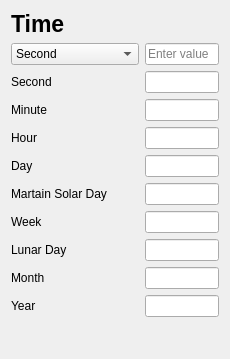
          <widget class="QWidget" name="scrollAreaWidgetContents_12">
           <property name="geometry">
            <rect>
             <x>0</x>
             <y>0</y>
             <width>230</width>
             <height>359</height>
            </rect>
           </property>
           <layout class="QGridLayout" name="gridLayout_24">
            <item row="0" column="0" colspan="3">
             <widget class="QLabel" name="label_114">
              <property name="font">
               <font>
                <pointsize>17</pointsize>
                <weight>75</weight>
                <bold>true</bold>
               </font>
              </property>
              <property name="text">
               <string>Time</string>
              </property>
             </widget>
            </item>
            <item row="5" column="0" colspan="2">
             <widget class="QLabel" name="label_118">
              <property name="text">
               <string>Day</string>
              </property>
             </widget>
            </item>
            <item row="10" column="2">
             <widget class="QLineEdit" name="lineEdit_123">
              <property name="readOnly">
               <bool>true</bool>
              </property>
             </widget>
            </item>
            <item row="7" column="2">
             <widget class="QLineEdit" name="lineEdit_120">
              <property name="readOnly">
               <bool>true</bool>
              </property>
             </widget>
            </item>
            <item row="8" column="2">
             <widget class="QLineEdit" name="lineEdit_121">
              <property name="readOnly">
               <bool>true</bool>
              </property>
             </widget>
            </item>
            <item row="6" column="2">
             <widget class="QLineEdit" name="lineEdit_119">
              <property name="readOnly">
               <bool>true</bool>
              </property>
             </widget>
            </item>
            <item row="7" column="0" colspan="2">
             <widget class="QLabel" name="label_120">
              <property name="text">
               <string>Week</string>
              </property>
             </widget>
            </item>
            <item row="3" column="2">
             <widget class="QLineEdit" name="lineEdit_116">
              <property name="readOnly">
               <bool>true</bool>
              </property>
             </widget>
            </item>
            <item row="1" column="2">
             <widget class="QLineEdit" name="lineEdit_114">
              <property name="placeholderText">
               <string>Enter value</string>
              </property>
              <property name="clearButtonEnabled">
               <bool>true</bool>
              </property>
             </widget>
            </item>
            <item row="9" column="0" colspan="2">
             <widget class="QLabel" name="label_122">
              <property name="text">
               <string>Month</string>
              </property>
             </widget>
            </item>
            <item row="9" column="2">
             <widget class="QLineEdit" name="lineEdit_122">
              <property name="readOnly">
               <bool>true</bool>
              </property>
             </widget>
            </item>
            <item row="10" column="0" colspan="2">
             <widget class="QLabel" name="label_123">
              <property name="text">
               <string>Year</string>
              </property>
             </widget>
            </item>
            <item row="2" column="2">
             <widget class="QLineEdit" name="lineEdit_115">
              <property name="readOnly">
               <bool>true</bool>
              </property>
             </widget>
            </item>
            <item row="3" column="0" colspan="2">
             <widget class="QLabel" name="label_116">
              <property name="text">
               <string>Minute</string>
              </property>
             </widget>
            </item>
            <item row="1" column="0" colspan="2">
             <widget class="QComboBox" name="comboBox_21">
              <item>
               <property name="text">
                <string>Second</string>
               </property>
              </item>
              <item>
               <property name="text">
                <string>Minute</string>
               </property>
              </item>
              <item>
               <property name="text">
                <string>Hour</string>
               </property>
              </item>
              <item>
               <property name="text">
                <string>Day</string>
               </property>
              </item>
              <item>
               <property name="text">
                <string>Martain Solar Day</string>
               </property>
              </item>
              <item>
               <property name="text">
                <string>Week</string>
               </property>
              </item>
              <item>
               <property name="text">
                <string>Lunar Day</string>
               </property>
              </item>
              <item>
               <property name="text">
                <string>Month</string>
               </property>
              </item>
              <item>
               <property name="text">
                <string>Year</string>
               </property>
              </item>
             </widget>
            </item>
            <item row="5" column="2">
             <widget class="QLineEdit" name="lineEdit_118">
              <property name="readOnly">
               <bool>true</bool>
              </property>
             </widget>
            </item>
            <item row="6" column="0" colspan="2">
             <widget class="QLabel" name="label_119">
              <property name="text">
               <string>Martain Solar Day</string>
              </property>
             </widget>
            </item>
            <item row="2" column="0" colspan="2">
             <widget class="QLabel" name="label_115">
              <property name="text">
               <string>Second</string>
              </property>
             </widget>
            </item>
            <item row="4" column="0" colspan="2">
             <widget class="QLabel" name="label_117">
              <property name="text">
               <string>Hour</string>
              </property>
             </widget>
            </item>
            <item row="4" column="2">
             <widget class="QLineEdit" name="lineEdit_117">
              <property name="readOnly">
               <bool>true</bool>
              </property>
             </widget>
            </item>
            <item row="8" column="0" colspan="2">
             <widget class="QLabel" name="label_121">
              <property name="text">
               <string>Lunar Day</string>
              </property>
             </widget>
            </item>
            <item row="11" column="0">
             <spacer name="verticalSpacer_11">
              <property name="orientation">
               <enum>Qt::Vertical</enum>
              </property>
              <property name="sizeHint" stdset="0">
               <size>
                <width>20</width>
                <height>119</height>
               </size>
              </property>
             </spacer>
            </item>
           </layout>
          </widget>
